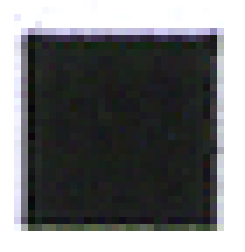
#> input picture Template/temp.bmp, 35 x 36 px (shown 7 times larger); its folder holds only this picture in this run
$ python -i image_utils.py   (imports and definitions only)
#> lines starting #> are read from the running program, lines starting #| are printed output that depends on the picture; after the words box and inside, x2 and y2 are one past the last pixel; in counts of white or black regions, pixels touching at a corner belong together
### geometry_utils.py
"""General geometry-related math utilities."""

import enum
import math
import typing as tp

import cv2
import numpy as np

import list_utils
import math_utils


class Point:
    x: float
    y: float
    """Represents a point on a 2d plane in x, y form."""

    def __init__(self, x: float, y: float):
        """Create a new Point."""
        self.x = x
        self.y = y


Polygon = tp.List[Point]


class Line:
    slope: float
    point: Point

    def __init__(self, slope: float, point: Point):
        self.point = point
        self.slope = slope

    def __call__(self, x: float) -> float:
        return (self.slope * (x - self.point.x)) + self.point.y


def contour_to_polygon(contour: np.ndarray) -> Polygon:
    return [Point(vertex[0][0], vertex[0][1]) for vertex in contour]


def polygon_to_contour(polygon: Polygon) -> np.ndarray:
    return np.array([[[point.x, point.y]] for point in polygon])


def approx_poly(contour: np.ndarray) -> Polygon:
    perimeter = cv2.arcLength(contour, True)
    simple = cv2.approxPolyDP(contour, 0.05 * perimeter, True)
    polygon = contour_to_polygon(simple)
    return polygon_to_clockwise(polygon)


def polygon_to_clockwise(polygon: Polygon) -> Polygon:
    clockwise = cv2.contourArea(polygon_to_contour(polygon), True) >= 0
    if clockwise:
        return polygon
    else:
        return list(reversed(polygon))


def calc_2d_dist(point_a: Point, point_b: Point) -> float:
    return math.sqrt((point_a.x - point_b.x) ** 2 + (point_a.y - point_b.y) ** 2)


def calc_angle(end_a: Point, shared: Point, end_b: Point) -> float:
    mag_a = calc_2d_dist(shared, end_a)
    mag_b = calc_2d_dist(shared, end_b)
    dist_ab = calc_2d_dist(end_a, end_b)
    cosine = (mag_a ** 2 + mag_b ** 2 - dist_ab ** 2) / (2 * mag_a * mag_b)
    angle = abs(math.acos(round(cosine, 4)))
    return angle if angle <= 180 else angle - 180


def calc_corner_angles(contour: Polygon) -> tp.List[float]:
    result = []
    for i, point in enumerate(contour):
        previous_point = contour[list_utils.prev_index(contour, i)]
        next_point = contour[list_utils.next_index(contour, i)]
        result.append(calc_angle(previous_point, point, next_point))
    return result


# [6 lines left out: function calc_side_lengths, not called in this run]

def all_approx_square(contour: Polygon) -> bool:
    angles = calc_corner_angles(contour)
    return math_utils.all_approx_equal(angles, math.pi / 2)


# [4 lines left out: function line_from_points, not called in this run]


def get_perpendicular_line(line: Line,
                           point: tp.Optional[Point] = None) -> Line:
    return rotate_line(line, math.pi / 2, point)


# [11 lines left out: functions rotate_line, calc_angle_between, not called in this run]


InequalityLine = tp.Tuple[Line, math_utils.InequalityTypes]

# [17 lines left out: function is_in_inequalities, not called in this run]


def create_range_check_fn(*inequalities: tp.List[InequalityLine]
                          ) -> tp.Callable[[Point], bool]:
    return lambda point: is_in_inequalities(point, inequalities)


def offset_line(line: Line, offset_point: Point) -> Line:
    return Line(line.slope, offset_point)


# [5 lines left out: function extend_ray, not called in this run]


class ChangeOfBasisTransformer:
    # [33 lines left out: functions __init__, to_basis, from_basis, not called in this run]

    def poly_to_basis(self, polygon: Polygon) -> Polygon:
        return [self.to_basis(point) for point in polygon]

    def poly_from_basis(self, polygon: Polygon) -> Polygon:
        return [self.from_basis(point) for point in polygon]


# [12 lines left out: functions guess_centroid, get_centroid, not called in this run]

class Corner(enum.Enum):
    TL = (1, 0)
    TR = (1, 1)
    BR = (0, 1)
    BL = (0, 0)


class Orientation(enum.Enum):
    VERTICAL = enum.auto()
    HORIZONTAL = enum.auto()


# [31 lines left out: functions get_corner, get_corner_wrt_basis, crop_rectangle, not called in this run]

### list_utils.py
"""List processing and handling utilities."""

import math
import typing as tp

T = tp.TypeVar('T')


# [26 lines left out: functions find_index, find_greatest_value_indexes, find_max_value_index, not called in this run]


def is_adjacent_indexes(items: tp.List[tp.Any], index_a: int, index_b: int):
    return next_index(items, index_a) == index_b or prev_index(
        items, index_a) == index_b


def unnest(nested: tp.List[tp.List[tp.List[tp.Any]]]):
    return [e[0] for e in nested]


def call_on_some(items: tp.List[tp.Any], indexes: tp.List[int],
                 fn: tp.Callable[[tp.Any], tp.Any]) -> list:
    return [el if i not in indexes else fn(el) for i, el in enumerate(items)]


def next_index(items: tp.List[tp.Any], index: int) -> int:
    return index + 1 if index + 1 < len(items) else 0


def prev_index(items: tp.List[tp.Any], index: int) -> int:
    return index - 1 if index - 1 >= 0 else len(items) - 1


# [4 lines left out: function continue_index, not called in this run]


Pair = tp.Tuple[int, int]

# [27 lines left out: functions arrange_like_rays, arrange_index_to_first, determine_which_is_next, not called in this run]


def strip_all(items: tp.List[str]) -> tp.List[str]:
    return [item.strip() for item in items]


def remove_index(items: tp.List[T], index: int) -> tp.List[T]:
    return [item for i, item in enumerate(items) if i != index]


# [6 lines left out: function transpose, not called in this run]


def count_trailing_empty_elements(items: tp.List[tp.Any]) -> int:
    return next((i for i, x in enumerate(reversed(items)) if x != ""), len(items))

### math_utils.py
"""General mathematics utilities."""

import enum
import typing as tp

import list_utils


class InequalityTypes(enum.Enum):
    """Represents all the possible inequality types.

    Members:
        GTE: Greater than or equal to (`>=`).
        LTE: Less than or equal to (`<=`).
        GT: Greater than (`>`).
        LT: Less than (`<`).
        NE: Not equal (`!=`).
    """
    GTE = enum.auto()
    LTE = enum.auto()
    GT = enum.auto()
    LT = enum.auto()
    NE = enum.auto()


def is_approx_equal(value_a: float, value_b: float,
                    tolerance: float = 0.1) -> bool:
    """Returns true if the difference of `a` and `b` is within tolerance * value_b."""
    return abs(value_a - value_b) <= (tolerance * value_b)


# [4 lines left out: function is_within_tolerance, not called in this run]


def all_approx_equal(values: tp.List[float],
                     target: tp.Union[float, None] = None,
                     tolerance: float = 0.15) -> bool:
    """Returns `True` if every element in `values` is within `tolerance` of `target`.

    Args:
        values: List of numeric values to check for equality.
        target: Target value. If not provided, uses the mean to check if all list
        are approximately equal to themselves.
        tolerance: The tolerance for equality. 0.1 is 10% of the smaller value.
    """
    target_ = target if target is not None else mean(values)
    return all(
        [is_approx_equal(value, target_, tolerance) for value in values])


# [10 lines left out: functions mean, divide_some, not called in this run]

### image_utils.py
import pathlib
import typing as tp
from time import sleep
import cv2
import numpy as np
from numpy import ma
import geometry_utils
from pyzbar.pyzbar import decode

SUPPORTED_IMAGE_EXTENSIONS = [".png", ".jpg", ".jpeg", ".bmp", ".tiff", ".tif"]

# [19 lines left out: function detect_and_remove_logo, not called in this run]


barcode_data = None

# [34 lines left out: functions detect_and_decode_barcode, convert_to_grayscale, remove_hf_noise, not called in this run]


def detect_edges(image: np.ndarray,
                 save_path: tp.Optional[pathlib.PurePath] = None
                 ) -> np.ndarray:
    low_threshold = 100
    result = cv2.Canny(image,
                       low_threshold,
                       low_threshold * 3,
                       L2gradient=True,
                       edges=3)
    if save_path:
        save_image(save_path / "edges.jpg", result)
    return result


def find_contours(edges: np.ndarray) -> np.ndarray:
    contours, _ = cv2.findContours(edges, cv2.RETR_TREE,
                                   cv2.CHAIN_APPROX_SIMPLE)
    return contours


# [7 lines left out: function get_image, not called in this run]


def save_image(path: pathlib.PurePath, image: np.ndarray):
    cv2.imwrite(str(path), image)


def find_squares(image):

    img_gray = image.copy()
    template = cv2.imread('./Template/temp.bmp', cv2.IMREAD_GRAYSCALE)
    w, h = template.shape[::-1]
    res = cv2.matchTemplate(img_gray, template, cv2.TM_CCOEFF_NORMED)
    threshold = 0.8
    loc = np.where(res >= threshold)
    rectangles = []
    for pt in zip(*loc[::-1]):
        rectangles.append((pt[0], pt[1], w, h))
    return rectangles


def find_polygons(image: np.ndarray,
                  save_path: tp.Optional[pathlib.PurePath] = None
                  ) -> tp.List[geometry_utils.Polygon]:
    # image = dilate(image)
    rectangles = find_squares(image)
    mask = np.zeros(image.shape[:2], dtype=np.uint8)
    for x, y, w, h in rectangles:
        mask[y:y + h, x:x + w] = 255
    masked_image = cv2.bitwise_and(image, image, mask=mask)
    edges = detect_edges(masked_image, save_path=save_path)
    all_contours = find_contours(edges)
    polygons = [
        poly for poly in (geometry_utils.approx_poly(contour) for contour in all_contours)
        if len(poly) == 4 and geometry_utils.all_approx_square(poly)
    ]
    return polygons


def get_dimensions(image: np.ndarray) -> tp.Tuple[int, int]:
    return image.shape[0], image.shape[1]


# [38 lines left out: functions threshold, prepare_scan_for_processing, get_fill_percent, dilate, not called in this run]


def bw_to_bgr(image: np.ndarray) -> np.ndarray:
    return cv2.cvtColor(image.copy(), cv2.COLOR_GRAY2BGR)


# [15 lines left out: function draw_polygons, not called in this run]

>>> import cv2
>>> picture = cv2.imread('Template/temp.bmp', cv2.IMREAD_GRAYSCALE)
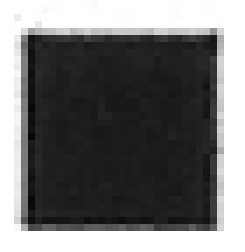
#> picture: shape (36, 35) (shown 7 times larger); min 7, max 255, mean 115.3
>>> result = find_polygons(picture)
#> in find_squares, `res = cv2.matchTemplate(img_gray, template, cv2.TM_CCOEFF_NORMED)`: res = [1]
#> in find_squares, `loc = np.where(res >= threshold)`: loc = ([0], [0])
#> the loop in find_squares, `for pt in zip(*loc[::-1]):` made 1 pass
#> pt on pass 1: (0, 0)
#> after the loop in find_squares, `for pt in zip(*loc[::-1]):`: rectangles = [(0, 0, 35, 36)]
#> the loop in find_polygons, `for x, y, w, h in rectangles:` made 1 pass
#> after the loop in find_polygons, `for x, y, w, h in rectangles:`: mask: shape (36, 35); every value is 255
#> in detect_edges, `result = cv2.Canny(image, low_threshold, low_threshold * 3, L2gradient..`:
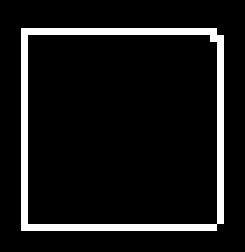
#> result: shape (36, 35) (shown 7 times larger); 8.8% white in thin lines or dots, all inside (x1, y1, x2, y2) = (3, 4, 32, 33)
#> in find_contours, `contours, _ = cv2.findContours(edges, cv2.RETR_TREE, cv2.CHAIN_APPROX_..`: contours = 2 contours; box (x1, y1, x2, y2) and area: (3, 4, 32, 33) 783, (3, 4, 32, 33) 780
#> in find_polygons, `all_contours = find_contours(edges)`: all_contours has the same summary as contours in find_contours
#> in find_polygons, `polygons = [ poly for poly in (geometry_utils.approx_poly(contour) for..`: polygons = 2 items
#> result = 2 items
